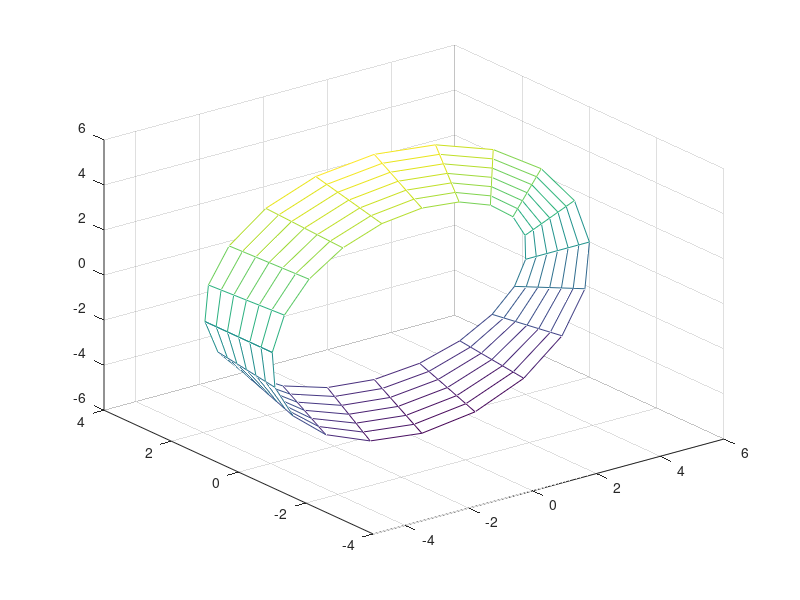

MATLAB code to generate this figure:
#!/usr/bin/octave -qf

R = 5;          # radius of the strip
W = 2;          # width of the strip
phiSteps = 20;  # resolution in phi
ySteps = 6;     # resolution in y

phi = -pi:2*pi/phiSteps:pi;
y = -W/2:W/ySteps:W/2;

X = Y = Z = zeros(max(size(y)), max(size(phi)));
for row = 1:max(size(y))
    for column = 1:max(size(phi))
        r = R - y(row) * cos(phi(column)/2);
        X(row, column) = r * cos(phi(column));
        Y(row, column) = -y(row) * sin(phi(column)/2);
        Z(row, column) = r * sin(phi(column));
    endfor
endfor

mesh(X, Y, Z);
axis([-R, R+W/2, -2*W, 2*W, -R-W/2, R+W/2]);
print -dpng moebius.png
pause
input('Press any key...');
